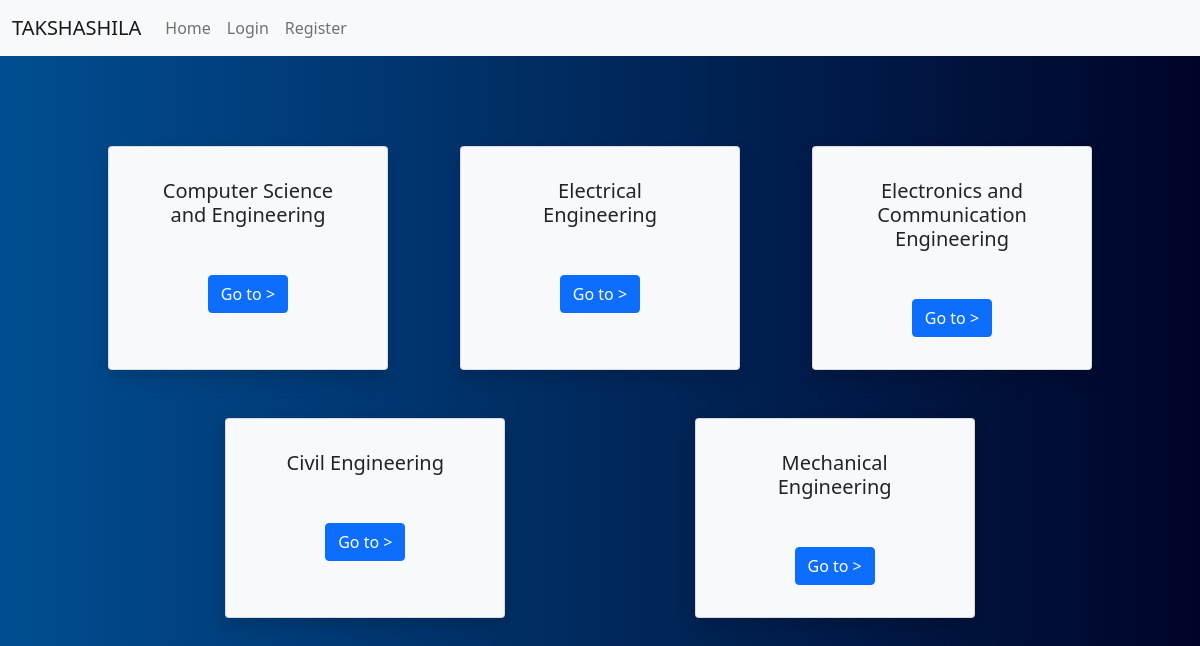
Screenshot of /classes/branch/ with the database file from the repository.
### classes/models.py (models this page shows, shortened)
class Branch(models.Model):
    name = models.CharField(max_length=100, unique=True)
    slug = models.SlugField(null=True, blank=True)

### classes/views.py (the view)
# urls.py: path('branch/',views.BranchListView.as_view(), name='branch_list'),
class BranchListView(ListView):
    context_object_name = 'Branches'
    queryset = Branch.objects.all()
    template_name = 'classes/branch_list_view.html'

### classes/templates/classes/branch_list_view.html (shortened to what this page needs)
{% extends 'index.html' %}
{% block content %}
<div class="card-views row">
{% for branch in Branches %}
    <div class="card text-center text-dark bg-light col-md-3 col-sm-5 shadow p-3 mb-5 mx-1 px-4">
        <div class="card-body">
            <h5 class="card-title mb-5">{{branch.name}}</h5>
            <a href="{% url 'classes:semester_list' slug=branch.slug %}" class="btn btn-primary">Go to ></a>
        </div>
    </div>
{%endfor%}
</div>
{% endblock %}

### templates/index.html (style rules this page uses)
body { background: #000428; background: -webkit-linear-gradient(to right, #004e92, #000428); background: linear-gradient(to right, #004e92, #000428); }
.card-views { display: flex; justify-content: space-evenly; flex-direction: row; flex-wrap: wrap; text-align: center; margin-top: 20px; }

### rows the page displays
Branch: name "Computer Science and Engineering"
Branch: name "Electrical Engineering"
Branch: name "Electronics and Communication Engineering"
Branch: name "Civil Engineering"
Branch: name "Mechanical Engineering"
